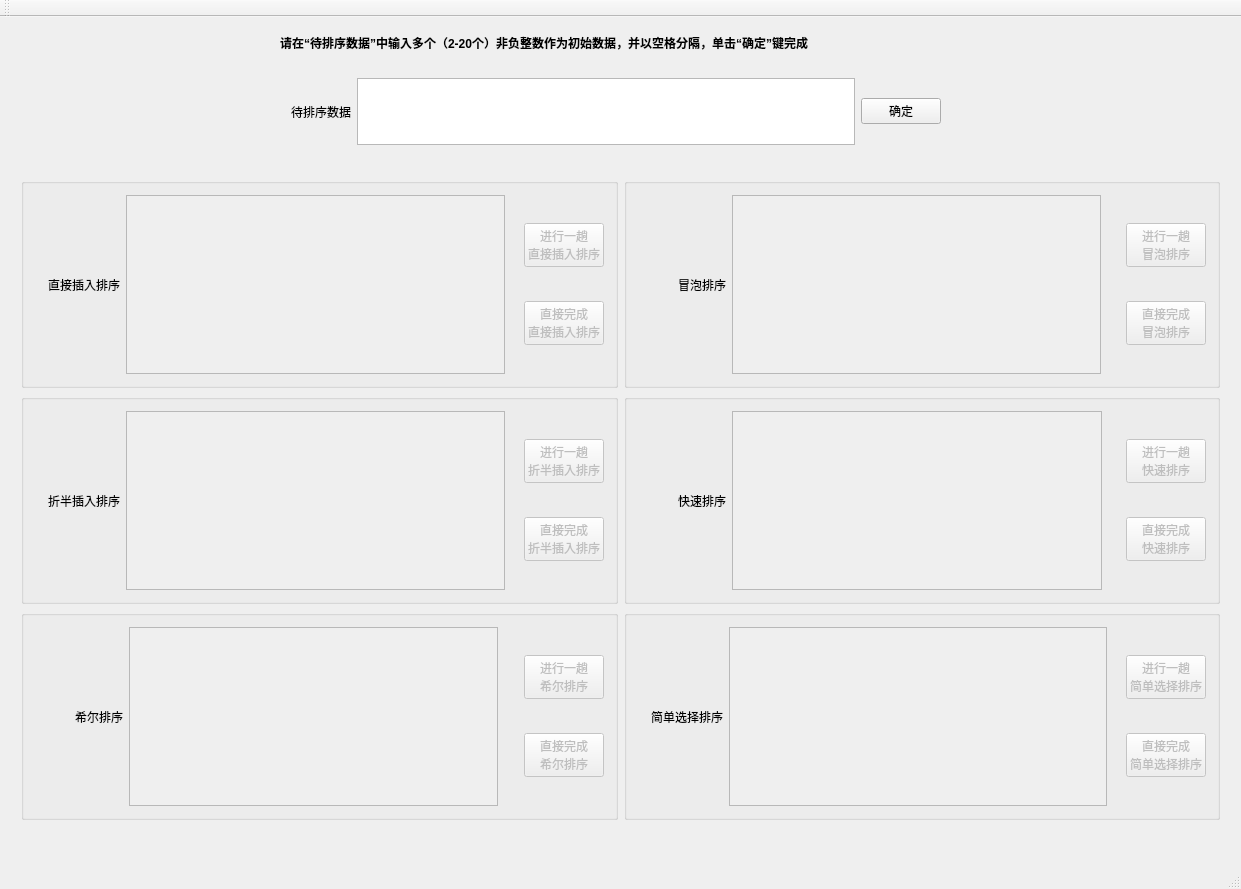
<?xml version="1.0" encoding="UTF-8"?>
<ui version="4.0">
 <class>MainWindow</class>
 <widget class="QMainWindow" name="MainWindow">
  <property name="enabled">
   <bool>true</bool>
  </property>
  <property name="geometry">
   <rect>
    <x>0</x>
    <y>0</y>
    <width>1241</width>
    <height>889</height>
   </rect>
  </property>
  <property name="windowTitle">
   <string>MainWindow</string>
  </property>
  <widget class="QWidget" name="centralWidget">
   <property name="enabled">
    <bool>true</bool>
   </property>
   <widget class="QLabel" name="prompt">
    <property name="geometry">
     <rect>
      <x>280</x>
      <y>18</y>
      <width>672</width>
      <height>16</height>
     </rect>
    </property>
    <property name="font">
     <font>
      <weight>75</weight>
      <bold>true</bold>
     </font>
    </property>
    <property name="layoutDirection">
     <enum>Qt::LeftToRight</enum>
    </property>
    <property name="text">
     <string>请在“待排序数据”中输入多个（2-20个）非负整数作为初始数据，并以空格分隔，单击“确定”键完成</string>
    </property>
    <property name="textFormat">
     <enum>Qt::AutoText</enum>
    </property>
    <property name="scaledContents">
     <bool>false</bool>
    </property>
   </widget>
   <widget class="QWidget" name="layoutWidget">
    <property name="geometry">
     <rect>
      <x>280</x>
      <y>50</y>
      <width>672</width>
      <height>89</height>
     </rect>
    </property>
    <layout class="QHBoxLayout" name="horizontalLayout_2">
     <item>
      <widget class="QLabel" name="label">
       <property name="text">
        <string>待排序数据</string>
       </property>
       <property name="buddy">
        <cstring>InEdit</cstring>
       </property>
      </widget>
     </item>
     <item>
      <widget class="QPlainTextEdit" name="InEdit">
       <property name="enabled">
        <bool>true</bool>
       </property>
       <property name="plainText">
        <string/>
       </property>
      </widget>
     </item>
     <item>
      <widget class="QPushButton" name="SortButton">
       <property name="enabled">
        <bool>true</bool>
       </property>
       <property name="text">
        <string>确定</string>
       </property>
      </widget>
     </item>
    </layout>
   </widget>
   <widget class="QWidget" name="layoutWidget">
    <property name="geometry">
     <rect>
      <x>10</x>
      <y>150</y>
      <width>1221</width>
      <height>664</height>
     </rect>
    </property>
    <layout class="QGridLayout" name="gridLayout">
     <item row="2" column="0">
      <widget class="QGroupBox" name="groupBox">
       <property name="title">
        <string/>
       </property>
       <layout class="QHBoxLayout" name="horizontalLayout_4">
        <item>
         <spacer name="horizontalSpacer_4">
          <property name="orientation">
           <enum>Qt::Horizontal</enum>
          </property>
          <property name="sizeType">
           <enum>QSizePolicy::Maximum</enum>
          </property>
          <property name="sizeHint" stdset="0">
           <size>
            <width>40</width>
            <height>20</height>
           </size>
          </property>
         </spacer>
        </item>
        <item>
         <widget class="QLabel" name="label_5">
          <property name="text">
           <string>希尔排序</string>
          </property>
         </widget>
        </item>
        <item>
         <widget class="QPlainTextEdit" name="ShellTxt">
          <property name="enabled">
           <bool>false</bool>
          </property>
          <property name="readOnly">
           <bool>true</bool>
          </property>
         </widget>
        </item>
        <item>
         <spacer name="horizontalSpacer_9">
          <property name="orientation">
           <enum>Qt::Horizontal</enum>
          </property>
          <property name="sizeType">
           <enum>QSizePolicy::Maximum</enum>
          </property>
          <property name="sizeHint" stdset="0">
           <size>
            <width>20</width>
            <height>20</height>
           </size>
          </property>
         </spacer>
        </item>
        <item>
         <layout class="QVBoxLayout" name="verticalLayout_6">
          <item>
           <widget class="QPushButton" name="ShellBtn">
            <property name="enabled">
             <bool>false</bool>
            </property>
            <property name="text">
             <string>进行一趟
希尔排序</string>
            </property>
           </widget>
          </item>
          <item>
           <widget class="QPushButton" name="ShellBtn2">
            <property name="enabled">
             <bool>false</bool>
            </property>
            <property name="text">
             <string>直接完成
希尔排序</string>
            </property>
           </widget>
          </item>
         </layout>
        </item>
       </layout>
      </widget>
     </item>
     <item row="2" column="1">
      <widget class="QGroupBox" name="groupBox_2">
       <property name="title">
        <string/>
       </property>
       <layout class="QHBoxLayout" name="horizontalLayout_7">
        <item>
         <spacer name="horizontalSpacer_13">
          <property name="orientation">
           <enum>Qt::Horizontal</enum>
          </property>
          <property name="sizeType">
           <enum>QSizePolicy::Maximum</enum>
          </property>
          <property name="sizeHint" stdset="0">
           <size>
            <width>13</width>
            <height>20</height>
           </size>
          </property>
         </spacer>
        </item>
        <item>
         <widget class="QLabel" name="label_8">
          <property name="text">
           <string>简单选择排序</string>
          </property>
         </widget>
        </item>
        <item>
         <widget class="QPlainTextEdit" name="SelectTxt">
          <property name="enabled">
           <bool>false</bool>
          </property>
          <property name="readOnly">
           <bool>true</bool>
          </property>
         </widget>
        </item>
        <item>
         <spacer name="horizontalSpacer_14">
          <property name="orientation">
           <enum>Qt::Horizontal</enum>
          </property>
          <property name="sizeType">
           <enum>QSizePolicy::Maximum</enum>
          </property>
          <property name="sizeHint" stdset="0">
           <size>
            <width>13</width>
            <height>20</height>
           </size>
          </property>
         </spacer>
        </item>
        <item>
         <layout class="QVBoxLayout" name="verticalLayout_4">
          <item>
           <widget class="QPushButton" name="SelectBtn">
            <property name="enabled">
             <bool>false</bool>
            </property>
            <property name="text">
             <string>进行一趟
简单选择排序</string>
            </property>
           </widget>
          </item>
          <item>
           <widget class="QPushButton" name="SelectBtn2">
            <property name="enabled">
             <bool>false</bool>
            </property>
            <property name="text">
             <string>直接完成
简单选择排序</string>
            </property>
           </widget>
          </item>
         </layout>
        </item>
       </layout>
      </widget>
     </item>
     <item row="1" column="0">
      <widget class="QGroupBox" name="groupBox_3">
       <property name="title">
        <string/>
       </property>
       <layout class="QHBoxLayout" name="horizontalLayout">
        <item>
         <spacer name="horizontalSpacer_3">
          <property name="orientation">
           <enum>Qt::Horizontal</enum>
          </property>
          <property name="sizeType">
           <enum>QSizePolicy::Maximum</enum>
          </property>
          <property name="sizeHint" stdset="0">
           <size>
            <width>13</width>
            <height>20</height>
           </size>
          </property>
         </spacer>
        </item>
        <item>
         <widget class="QLabel" name="label_4">
          <property name="text">
           <string>折半插入排序</string>
          </property>
         </widget>
        </item>
        <item>
         <widget class="QPlainTextEdit" name="BInsertTxt">
          <property name="enabled">
           <bool>false</bool>
          </property>
          <property name="readOnly">
           <bool>true</bool>
          </property>
         </widget>
        </item>
        <item>
         <spacer name="horizontalSpacer_8">
          <property name="orientation">
           <enum>Qt::Horizontal</enum>
          </property>
          <property name="sizeType">
           <enum>QSizePolicy::Maximum</enum>
          </property>
          <property name="sizeHint" stdset="0">
           <size>
            <width>13</width>
            <height>20</height>
           </size>
          </property>
         </spacer>
        </item>
        <item>
         <layout class="QVBoxLayout" name="verticalLayout_5">
          <item>
           <widget class="QPushButton" name="BInsertBtn">
            <property name="enabled">
             <bool>false</bool>
            </property>
            <property name="text">
             <string>进行一趟
折半插入排序</string>
            </property>
           </widget>
          </item>
          <item>
           <widget class="QPushButton" name="BInsertBtn2">
            <property name="enabled">
             <bool>false</bool>
            </property>
            <property name="text">
             <string>直接完成
折半插入排序</string>
            </property>
           </widget>
          </item>
         </layout>
        </item>
       </layout>
      </widget>
     </item>
     <item row="0" column="0">
      <widget class="QGroupBox" name="groupBox_6">
       <property name="title">
        <string/>
       </property>
       <layout class="QHBoxLayout" name="horizontalLayout_3">
        <item>
         <spacer name="horizontalSpacer_2">
          <property name="orientation">
           <enum>Qt::Horizontal</enum>
          </property>
          <property name="sizeType">
           <enum>QSizePolicy::Preferred</enum>
          </property>
          <property name="sizeHint" stdset="0">
           <size>
            <width>13</width>
            <height>20</height>
           </size>
          </property>
         </spacer>
        </item>
        <item>
         <widget class="QLabel" name="label_3">
          <property name="text">
           <string>直接插入排序</string>
          </property>
         </widget>
        </item>
        <item>
         <widget class="QPlainTextEdit" name="InsertTxt">
          <property name="enabled">
           <bool>false</bool>
          </property>
          <property name="tabChangesFocus">
           <bool>false</bool>
          </property>
          <property name="readOnly">
           <bool>true</bool>
          </property>
         </widget>
        </item>
        <item>
         <spacer name="horizontalSpacer_7">
          <property name="orientation">
           <enum>Qt::Horizontal</enum>
          </property>
          <property name="sizeType">
           <enum>QSizePolicy::Preferred</enum>
          </property>
          <property name="sizeHint" stdset="0">
           <size>
            <width>13</width>
            <height>20</height>
           </size>
          </property>
         </spacer>
        </item>
        <item>
         <layout class="QVBoxLayout" name="verticalLayout">
          <item>
           <widget class="QPushButton" name="InsertBtn">
            <property name="enabled">
             <bool>false</bool>
            </property>
            <property name="text">
             <string>进行一趟
直接插入排序</string>
            </property>
            <property name="autoExclusive">
             <bool>false</bool>
            </property>
           </widget>
          </item>
          <item>
           <widget class="QPushButton" name="InsertBtn2">
            <property name="enabled">
             <bool>false</bool>
            </property>
            <property name="text">
             <string>直接完成
直接插入排序</string>
            </property>
           </widget>
          </item>
         </layout>
        </item>
       </layout>
      </widget>
     </item>
     <item row="1" column="1">
      <widget class="QGroupBox" name="groupBox_4">
       <property name="title">
        <string/>
       </property>
       <layout class="QHBoxLayout" name="horizontalLayout_6">
        <item>
         <spacer name="horizontalSpacer_6">
          <property name="orientation">
           <enum>Qt::Horizontal</enum>
          </property>
          <property name="sizeType">
           <enum>QSizePolicy::Maximum</enum>
          </property>
          <property name="sizeHint" stdset="0">
           <size>
            <width>40</width>
            <height>20</height>
           </size>
          </property>
         </spacer>
        </item>
        <item>
         <widget class="QLabel" name="label_7">
          <property name="text">
           <string>快速排序</string>
          </property>
         </widget>
        </item>
        <item>
         <widget class="QPlainTextEdit" name="QuickTxt">
          <property name="enabled">
           <bool>false</bool>
          </property>
          <property name="readOnly">
           <bool>true</bool>
          </property>
         </widget>
        </item>
        <item>
         <spacer name="horizontalSpacer_11">
          <property name="orientation">
           <enum>Qt::Horizontal</enum>
          </property>
          <property name="sizeType">
           <enum>QSizePolicy::Maximum</enum>
          </property>
          <property name="sizeHint" stdset="0">
           <size>
            <width>18</width>
            <height>20</height>
           </size>
          </property>
         </spacer>
        </item>
        <item>
         <layout class="QVBoxLayout" name="verticalLayout_3">
          <item>
           <widget class="QPushButton" name="QuickBtn">
            <property name="enabled">
             <bool>false</bool>
            </property>
            <property name="text">
             <string>进行一趟
快速排序</string>
            </property>
           </widget>
          </item>
          <item>
           <widget class="QPushButton" name="QuickBtn2">
            <property name="enabled">
             <bool>false</bool>
            </property>
            <property name="text">
             <string>直接完成
快速排序</string>
            </property>
           </widget>
          </item>
         </layout>
        </item>
       </layout>
      </widget>
     </item>
     <item row="0" column="1">
      <widget class="QGroupBox" name="groupBox_5">
       <property name="title">
        <string/>
       </property>
       <layout class="QHBoxLayout" name="horizontalLayout_5">
        <item>
         <spacer name="horizontalSpacer_5">
          <property name="orientation">
           <enum>Qt::Horizontal</enum>
          </property>
          <property name="sizeType">
           <enum>QSizePolicy::Maximum</enum>
          </property>
          <property name="sizeHint" stdset="0">
           <size>
            <width>40</width>
            <height>20</height>
           </size>
          </property>
         </spacer>
        </item>
        <item>
         <widget class="QLabel" name="label_6">
          <property name="text">
           <string>冒泡排序</string>
          </property>
         </widget>
        </item>
        <item>
         <widget class="QPlainTextEdit" name="BubbleTxt">
          <property name="enabled">
           <bool>false</bool>
          </property>
          <property name="readOnly">
           <bool>true</bool>
          </property>
         </widget>
        </item>
        <item>
         <spacer name="horizontalSpacer_10">
          <property name="orientation">
           <enum>Qt::Horizontal</enum>
          </property>
          <property name="sizeType">
           <enum>QSizePolicy::Maximum</enum>
          </property>
          <property name="sizeHint" stdset="0">
           <size>
            <width>19</width>
            <height>20</height>
           </size>
          </property>
         </spacer>
        </item>
        <item>
         <layout class="QVBoxLayout" name="verticalLayout_2">
          <item>
           <widget class="QPushButton" name="BubbleBtn">
            <property name="enabled">
             <bool>false</bool>
            </property>
            <property name="text">
             <string>进行一趟
冒泡排序</string>
            </property>
           </widget>
          </item>
          <item>
           <widget class="QPushButton" name="BubbleBtn2">
            <property name="enabled">
             <bool>false</bool>
            </property>
            <property name="text">
             <string>直接完成
冒泡排序</string>
            </property>
           </widget>
          </item>
         </layout>
        </item>
       </layout>
      </widget>
     </item>
    </layout>
   </widget>
   <zorder>layoutWidget</zorder>
   <zorder>layoutWidget</zorder>
   <zorder>prompt</zorder>
  </widget>
  <widget class="QMenuBar" name="menuBar">
   <property name="geometry">
    <rect>
     <x>0</x>
     <y>0</y>
     <width>1241</width>
     <height>26</height>
    </rect>
   </property>
  </widget>
  <widget class="QToolBar" name="mainToolBar">
   <attribute name="toolBarArea">
    <enum>TopToolBarArea</enum>
   </attribute>
   <attribute name="toolBarBreak">
    <bool>false</bool>
   </attribute>
  </widget>
  <widget class="QStatusBar" name="statusBar"/>
 </widget>
 <layoutdefault spacing="6" margin="11"/>
 <resources/>
 <connections/>
</ui>
